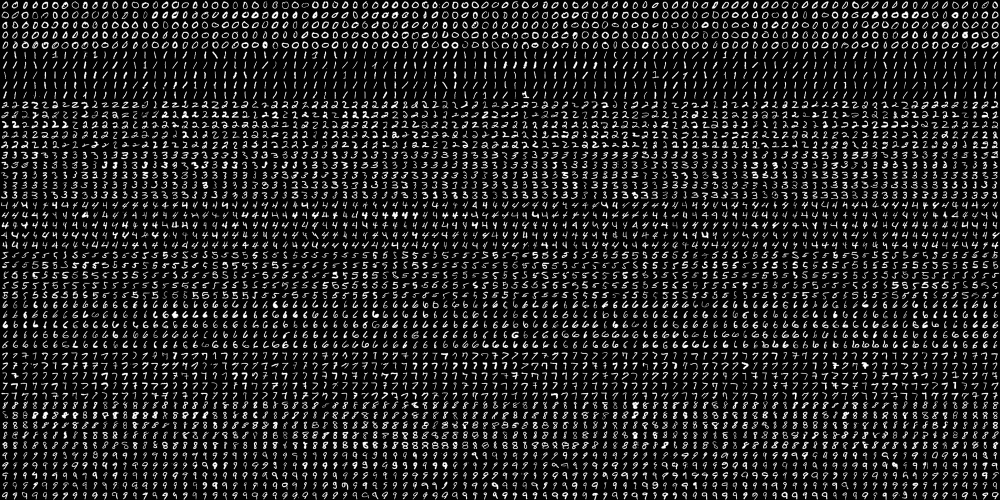
#> input picture digits.png, 2000 x 1000 px (shown at 1/2 size)
$ python index.py
#> lines starting #> are read from the running program, lines starting #| are printed output that depends on the picture; after the words box and inside, x2 and y2 are one past the last pixel; in counts of white or black regions, pixels touching at a corner belong together; long printed decimals are rounded
import numpy as np
import cv2


''' ----------TRAINING MODEL---------- '''
# Image dataset
data = cv2.imread('digits.png')
#> data is the input picture: shape (1000, 2000, 3); min 0, max 255, mean 33.8
gray = cv2.cvtColor(data, cv2.COLOR_BGR2GRAY)
'''small = cv2.pyrDown(gray)
cv2.imshow('data', small)'''
print(gray.shape)
#| (1000, 2000)

# hsplit(data, sections)
cells = [np.hsplit(row, 100) for row in np.vsplit(gray, 50)]
#> cells = 50 items

x=np.array(cells)

train = x[:, :70].reshape(-1, 400).astype(np.float32)
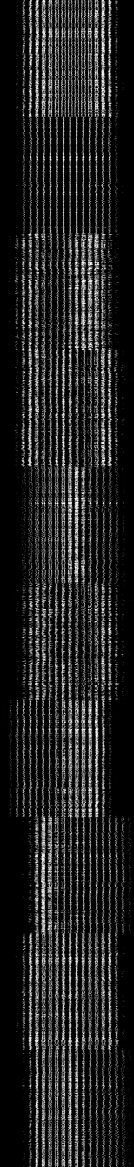
#> train: shape (3500, 400) float32 (shown at 1/3 size); min 0, max 255, mean 33.8
test = x[:, 70:100].reshape(-1, 400).astype(np.float32)
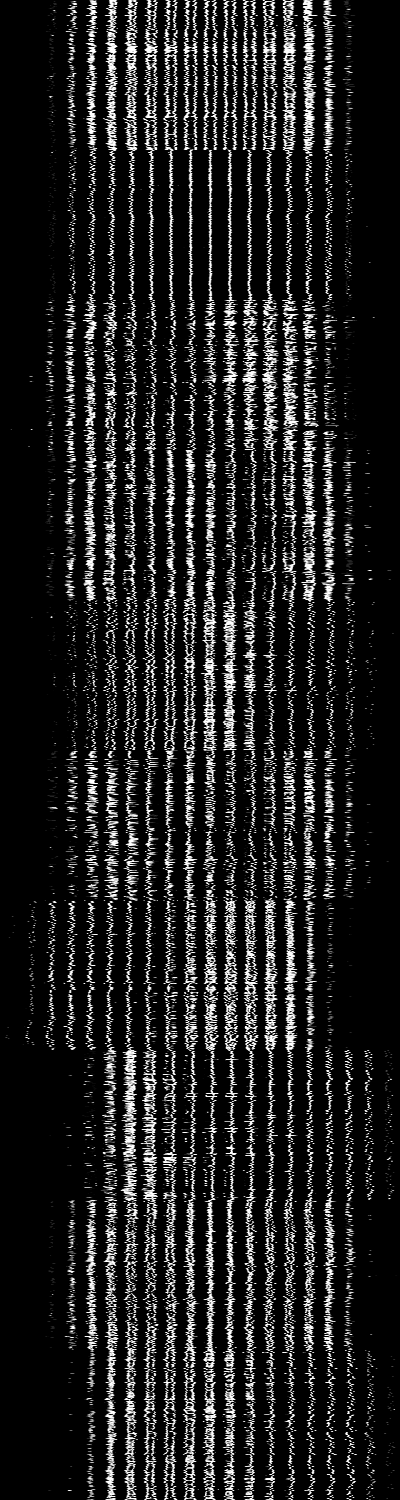
#> test: shape (1500, 400) float32; min 0, max 255, mean 33.8

k = [0, 1, 2, 3, 4, 5, 6, 7, 8, 9]
train_labels = np.repeat(k, 350)[:, np.newaxis]
test_labels = np.repeat(k,150)[:,np.newaxis]


model = cv2.ml.KNearest_create()
model.train(train, cv2.ml.ROW_SAMPLE, train_labels)
ret, res, neighbours, dist = model.findNearest(test, k=3)
#> ret = 0; res = 1500 values, max 9 at index 546, min 0 at index 0, mean 4.46; neighbours = 1500 rows, first 8: [0, 0, 0], [0, 0, 0], [0, 0, 0], [0, 0, 0], [0, 0, 0], [0, 0, 0], [0, 0, 0], [0, 0, 0]; dist = 1500 rows, first 8: [771799, 787246, 821341], [916008, 1053323, 1083589], [452262, 472470, 523199], [699510, 717288, 728714], [506154, 571763, 631203], [630256, 699302, 711550], [688307, 697413, 722577], [629131, 681500, 744434]

matches = res == test_labels
correct = np.count_nonzero(matches)
#> correct = 1402
accuracy = correct*(100.0/res.size)
#> accuracy = 93.47
print(accuracy)
#| 93.467

''' -----------PREPARING INPUT-------------'''
def x_cord_contour(contour):
    if(cv2.contourArea(contour)>10):
        M = cv2.moments(contour)
        return(int(M['m10']/M['m00']))

def makeSquare(not_square):
    BLACK = [0, 0, 0]
    image_shape = not_square.shape
    height = image_shape[0]
    width = image_shape[1]
    if(height == width):
        sqaure = not_square
        return sqaure
    else:
        double_size = cv2.resize(not_square, (2*height, 2*width), interpolation = cv2.INTER_CUBIC)
        height = height*2
        width = width*2
        #cv2.imshow(double_size)
        if(height > width):
            pad =   (height-width)//2
            double_size_square = cv2.copyMakeBorder(image, 0, 0, 10, 10, cv2.BORDER_CONSTANT, value=BLACK)
        else:
            pad = (width - height)//2
            double_size_square = cv2.copyMakeBorder(double_size, pad, pad, 0, 0, cv2.BORDER_CONSTANT, value=BLACK)

    return double_size_square

def resize_to_pixel(dimesions, image):
        buffer_pix = 4
        dimensions = dimesions-buffer_pix
        squared = image
        r = float(dimensions) / squared.shape[1]
        dim = (dimensions, int(squared.shape[0] * r))
        resized = cv2.resize(image, dim, interpolation = cv2.INTER_AREA)
        img_dim2 = resized.shape
        height_r = img_dim2[0]
        width_r = img_dim2[1]
        BLACK = [0,0,0]
        if (height_r > width_r):
            resized = cv2.copyMakeBorder(resized,0,0,0,1,cv2.BORDER_CONSTANT,value=BLACK)
        if (height_r < width_r):
            resized = cv2.copyMakeBorder(resized,1,0,0,0,cv2.BORDER_CONSTANT,value=BLACK)
        p = 2
        ReSizedImg = cv2.copyMakeBorder(resized,p,p,p,p,cv2.BORDER_CONSTANT,value=BLACK)
        return ReSizedImg


'''------------New Image Classification---------------'''
image = cv2.imread('test1.jpeg')
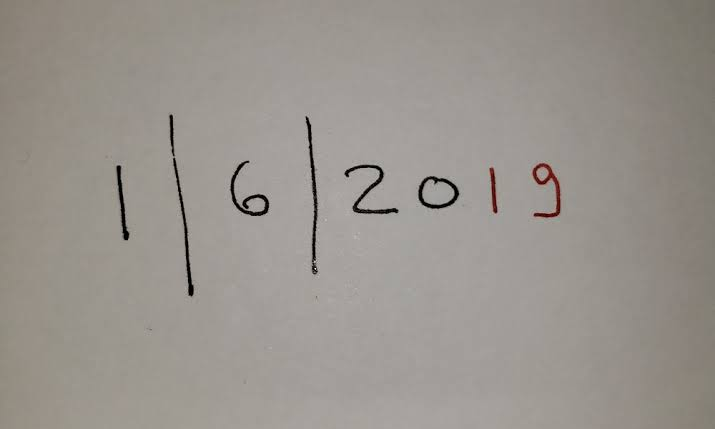
#> input picture test1.jpeg, 715 x 429 px
#> image is the input picture: shape (429, 715, 3); mean B, G, R 142, 148.1, 153.4
gray = cv2.cvtColor(image, cv2.COLOR_BGR2GRAY)
#> gray: shape (429, 715)
blur = cv2.GaussianBlur(gray, (5, 5), 0)
edge = cv2.Canny(blur, 30, 150)
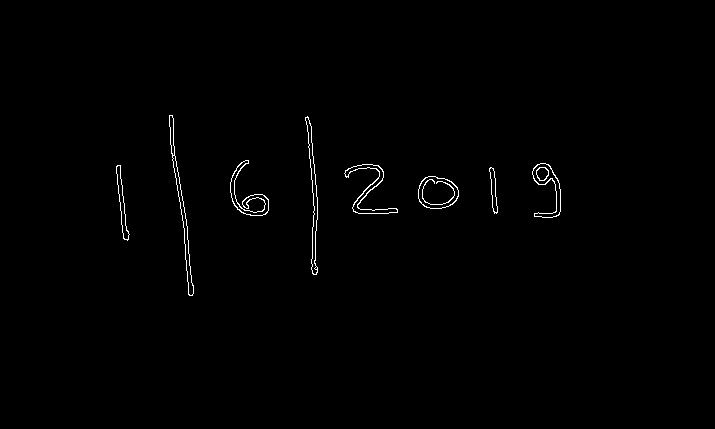
#> edge: shape (429, 715); 0.67% white in thin lines or dots, all inside (x1, y1, x2, y2) = (116, 115, 561, 296)

contours, _ = cv2.findContours(edge.copy(), cv2.RETR_EXTERNAL, cv2.CHAIN_APPROX_SIMPLE)
#> contours = 8 contours; box (x1, y1, x2, y2) and area: (418, 176, 459, 209) 1030, (169, 115, 194, 296) 603, (532, 163, 561, 218) 586, (305, 116, 318, 275) 545, (344, 164, 398, 214) 536, (230, 160, 269, 216) 480, (116, 165, 130, 241) 296, (489, 167, 498, 214) 181
contours = sorted(contours, key=x_cord_contour, reverse = False)
#> in x_cord_contour, `M = cv2.moments(contour)`: M = moments, m00 1030, centre m10/m00, m01/m00 = (437.1, 192.4)
full_name = []
for c in contours:
    (x, y, w, h) = cv2.boundingRect(c)

    if w>5 and h>25:
        roi = blur[y:y+h, x:x+w]
        ret, roi = cv2.threshold(roi, 127, 255, cv2.THRESH_BINARY_INV)
        sqaured = makeSquare(roi)
        final = resize_to_pixel(20, sqaured)
        final_array = final.reshape((1, 840))
        # final_array = final_array[:, 1:440]
        final_array = final_array.astype(np.float32)
#> (the run stopped early here; a loop or call above may not have finished)
